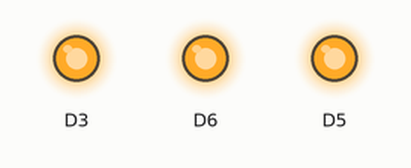
A sketch run on a simulated ESP8266 (NodeMCU). Shown: output pins drawn as LEDs (lit = HIGH).

Above: at 0.7 s.
At 2.2 s:
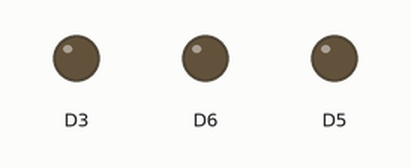
Timing chart, 0 to 5.9 s (numbered marks = the images above):
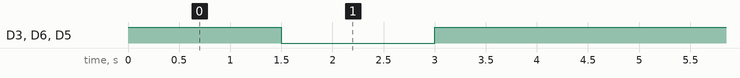

The sketch:

sketch_feb16a.ino
```cpp
void setup() {
  // put your setup code here, to run once:
  pinMode(D3, OUTPUT);
  pinMode(D5, OUTPUT);
  pinMode(D6, OUTPUT);
}
void loop() {
  // put your main code here, to run repeatedly:
  //M
digitalWrite(D3, HIGH);
digitalWrite(D5, HIGH);
digitalWrite(D6, HIGH);
delay(1500);
digitalWrite(D3, LOW);
digitalWrite(D5, LOW);
digitalWrite(D6, LOW);
delay(1500);
digitalWrite(D3, HIGH);
digitalWrite(D5, HIGH);
digitalWrite(D6, HIGH);
delay(1500);
digitalWrite(D3,LOW);
digitalWrite(D5,LOW);
digitalWrite(D6,LOW);
}
```

Measured:
- by itself, D3, D6, D5: repeats every 4.5 s: LOW 1.5 s, HIGH 3.0 s
- by itself, everything shown: repeats every 4.5 s, in 4 steps
